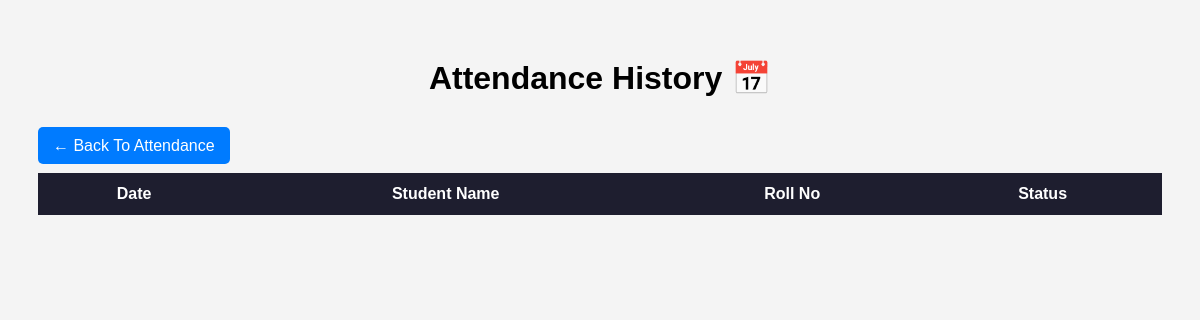
The page /attendance-history (signed in) on the database as committed earlier.
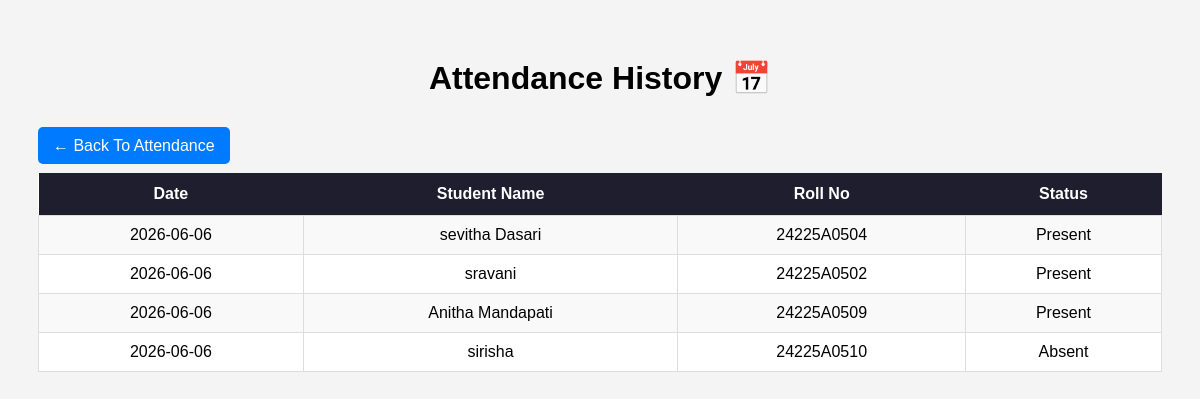
The same page on the database as committed later.
### tables this page shows
CREATE TABLE attendance (
    id INTEGER PRIMARY KEY AUTOINCREMENT,
    student_id INTEGER,
    date TEXT,
    status TEXT
);

CREATE TABLE students (
    id INTEGER PRIMARY KEY AUTOINCREMENT,
    name TEXT,
    rollno TEXT UNIQUE,
    branch TEXT,
    email TEXT,
    phone TEXT,
    password TEXT,
    marks INTEGER,
    photo TEXT
);

### app.py (the view)
@app.route('/attendance-history')
def attendance_history():
    if 'user' not in session:
        return redirect('/login-page')
    conn = sqlite3.connect('database.db')
    cursor = conn.cursor()
    cursor.execute("""
    SELECT
        attendance.date,
        students.name,
        students.rollno,
        attendance.status
    FROM attendance
    JOIN students
    ON attendance.student_id = students.id
    ORDER BY attendance.date DESC
    """)
    records = cursor.fetchall()
    conn.close()
    return render_template(
        'attendance_history.html',
        records=records
    )

### templates/attendance_history.html (shortened to what this page needs)
<!DOCTYPE html>
<html>
<head>
</head>
<body>
<h1>Attendance History 📅</h1>
<br>
<a href="/attendance" class="btn">
    ← Back To Attendance
</a>
<br><br>
<table>
    <tr>
        <th>Date</th>
        <th>Student Name</th>
        <th>Roll No</th>
        <th>Status</th>
    </tr>
    {% for row in records %}
    <tr>
        <td>{{ row[0] }}</td>
        <td>{{ row[1] }}</td>
        <td>{{ row[2] }}</td>
        <td>{{ row[3] }}</td>
    </tr>
    {% endfor %}
</table>
</body>
</html>

### templates/attendance_history.html (style rules this page uses)
body { font-family:Arial; background:#f4f4f4; padding:30px; }
h1 { text-align:center; }
table { width:100%; border-collapse:collapse; background:white; }
th { background:#1e1e2f; color:white; padding:12px; }
td { padding:10px; text-align:center; border:1px solid #ddd; }
tr:nth-child(even) { background:#f9f9f9; }
.btn { background:#007bff; color:white; padding:10px 15px; text-decoration:none; border-radius:5px; }

Rows that differ between the two databases and show on the page:
added attendance: date "2026-06-06", name "sevitha Dasari", rollno "24225A0504", status "Present"
added attendance: date "2026-06-06", name "sravani", rollno "24225A0502", status "Present"
added attendance: date "2026-06-06", name "Anitha Mandapati", rollno "24225A0509", status "Present"
added attendance: date "2026-06-06", name "sirisha", rollno "24225A0510", status "Absent"
